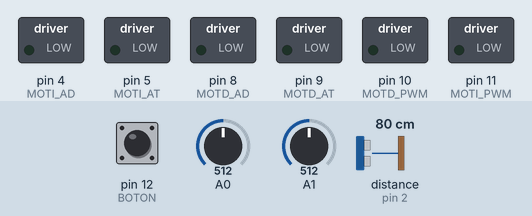
Recording of a sketch running on a simulated Arduino Uno, built with avr-gcc and run on an emulated ATmega328P. Shown: switched loads named in the sketch (green lamp = pin HIGH). Inputs (shaded band) come from the test bench; at power-on: pin 12 (BOTON) HIGH, distance to the obstacle (sensor on pin 2) 80 cm, A0 = 512, A1 = 512. The echo pulse lasts 58.3 µs per cm; pins used as bus, display or sensor lines are not drawn; what the sketch prints to the serial monitor is not drawn.

Above: at 1.2 s.
1.3 s: pin 12 (BOTON) pulled LOW for 0.15 s
4.4 s: distance to the obstacle (sensor on pin 2) set to 120 cm
At 7.1 s:
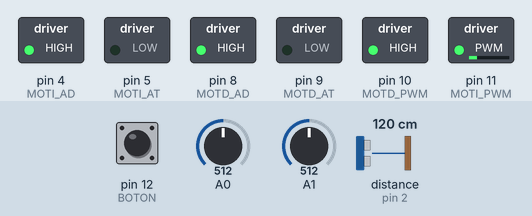
7.4 s: distance to the obstacle (sensor on pin 2) set to 83 cm
9.6 s: distance to the obstacle (sensor on pin 2) set to 77 cm
At 10.7 s:
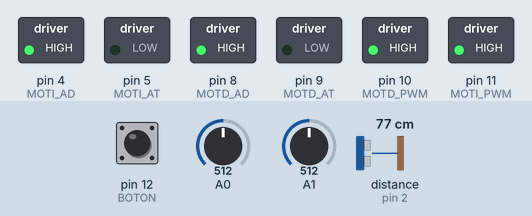
11.1 s: distance to the obstacle (sensor on pin 2) set to 250 cm
At 12.3 s:
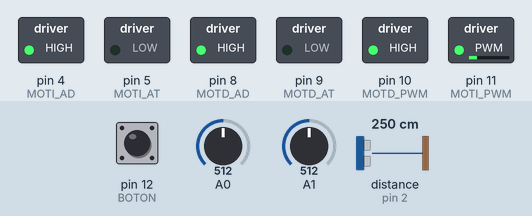
12.6 s: distance to the obstacle (sensor on pin 2) set to 60 cm
At 13.1 s:
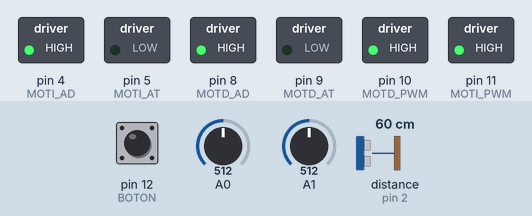
Timing chart, 0 to 15.1 s (numbered marks = the images above; inputs shaded):
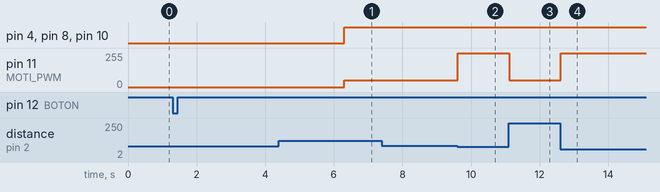

The sketch:

C_digo_ISE.ino
```cpp
#define SP_IZQ A0
#define SP_DER A1
#define SP_UMBRAL 500
#define CNY_NEGRO 1
#define CNY_BLANCO 0
#define MOTI_AD 4
#define MOTI_AT 5
#define MOTD_AD 8
#define MOTD_AT 9
#define MOTD_PWM 10
#define MOTI_PWM 11
#define ECHO_PIN 2  //TO DO PONER EL PIN CORRECTO
#define TRIG_PIN 3  //TO DO PONER EL PIN CORRECTO
#define BOTON 12

int colorIzq;
int colorDer;
float distancia;
int encendido = 0;

void setup() {

  pinMode(MOTI_AD, OUTPUT);
  pinMode(MOTI_AT, OUTPUT);
  pinMode(MOTD_AD, OUTPUT);
  pinMode(MOTD_AT, OUTPUT);
  pinMode(TRIG_PIN, OUTPUT);
  pinMode(ECHO_PIN, INPUT);
  pinMode(BOTON, INPUT_PULLUP);
  Serial.begin(115200);

}

int leerCNY(int pin) {
  int medicion = analogRead(pin);
  // Serial.print("Valor CNY; ");
  //Serial.print(medicion);
  //Serial.print("\t Color: ");

  if (medicion > SP_UMBRAL) {
    // Serial.println("Negro");
    return CNY_NEGRO;
  } else {
    // Serial.println("Blanco");
    return CNY_BLANCO;
  }
}


int noCaerse() {
  // Si el ultrasonico detecta que esta cerca el otro robot que no haga esto
  if (colorIzq == CNY_BLANCO && colorDer == CNY_BLANCO) {
    Serial.print("Linea blanca detectada");
    analogWrite(MOTD_PWM, 255);
    analogWrite(MOTI_PWM, 255);

    digitalWrite(MOTI_AD, LOW);
    digitalWrite(MOTD_AD, LOW);
    digitalWrite(MOTI_AT, HIGH);
    digitalWrite(MOTD_AT, HIGH);
    delay(1500);
   /* analogWrite(MOTD_PWM, 102);
    analogWrite(MOTI_PWM, 102);
    digitalWrite(MOTI_AD, LOW);
    digitalWrite(MOTD_AD, HIGH);
    digitalWrite(MOTI_AT, HIGH);
    digitalWrite(MOTD_AT, LOW);
    delay(1000);*/
    return;
  }
}
int merodeando() {
  if (distancia > 80) { // CAMBIAR PARA LA COMPE


    analogWrite(MOTD_PWM, 255);
    analogWrite(MOTI_PWM, 50);   //125

    digitalWrite(MOTI_AD, HIGH); //high
    digitalWrite(MOTD_AD, HIGH);
    digitalWrite(MOTI_AT, LOW); //low
    digitalWrite(MOTD_AT, LOW);
    return;
  }
}

int buscar() {
  if (distancia < 80) { //CAMBIAR PARA LA COMPE

    analogWrite(MOTD_PWM, 255);
    analogWrite(MOTI_PWM, 255);

    digitalWrite(MOTI_AD, HIGH);
    digitalWrite(MOTD_AD, HIGH);
    digitalWrite(MOTI_AT, LOW);
    digitalWrite(MOTD_AT, LOW);
    return;
  }
}

float medicionUltrasonico() {
  long duracion;
  int distanciaUltrasonico;

  digitalWrite(TRIG_PIN, LOW);
  delayMicroseconds(2);
  digitalWrite(TRIG_PIN, HIGH);
  delayMicroseconds(10);
  digitalWrite(TRIG_PIN, LOW);

  duracion = pulseIn(ECHO_PIN, HIGH);
  distanciaUltrasonico = duracion * 0.0340 / 2;

  Serial.print("Valor Ultrasonico");
  Serial.print(distanciaUltrasonico);


  return distanciaUltrasonico;
}

void loop() {

  if (digitalRead(BOTON) == LOW && encendido == 0) {
    delay(5000);
    encendido = 1;
  }
  while (encendido == 1) {
    colorIzq = leerCNY(SP_IZQ);
    colorDer = leerCNY(SP_DER);
    distancia = medicionUltrasonico();
    merodeando();
    buscar();
    noCaerse();
  }
}
```

Measured:
- the behaviour switches between 81 and 80 cm on distance to the obstacle (sensor on pin 2) (found by bisection; images 1 and 2)
- after the input at 1.3 s, every drawn part: stays the same
- after the input at 4.4 s, pin 11 (MOTI_PWM): 0/255 → 50/255 after 1.9 s
- after the input at 7.4 s, every drawn part: stays the same
- after the input at 9.6 s, pin 11 (MOTI_PWM): 50/255 → 255/255 at once
- after the input at 11.1 s, pin 11 (MOTI_PWM): 255/255 → 50/255 at once
- after the input at 12.6 s, pin 11 (MOTI_PWM): 50/255 → 255/255 at once
